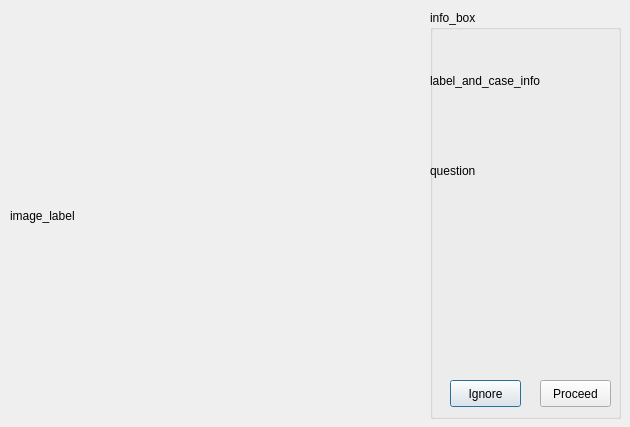
<?xml version="1.0" encoding="UTF-8"?>
<ui version="4.0">
 <class>Dialog</class>
 <widget class="QDialog" name="Dialog">
  <property name="geometry">
   <rect>
    <x>0</x>
    <y>0</y>
    <width>630</width>
    <height>427</height>
   </rect>
  </property>
  <property name="windowTitle">
   <string>Dialog</string>
  </property>
  <widget class="QLabel" name="image_label">
   <property name="geometry">
    <rect>
     <x>10</x>
     <y>20</y>
     <width>381</width>
     <height>391</height>
    </rect>
   </property>
   <property name="text">
    <string>image_label</string>
   </property>
  </widget>
  <widget class="QGroupBox" name="info_box">
   <property name="geometry">
    <rect>
     <x>430</x>
     <y>10</y>
     <width>191</width>
     <height>409</height>
    </rect>
   </property>
   <property name="title">
    <string>info_box</string>
   </property>
   <widget class="QLabel" name="label_and_case_info">
    <property name="geometry">
     <rect>
      <x>0</x>
      <y>30</y>
      <width>181</width>
      <height>81</height>
     </rect>
    </property>
    <property name="text">
     <string>label_and_case_info</string>
    </property>
    <property name="wordWrap">
     <bool>true</bool>
    </property>
   </widget>
   <widget class="QPushButton" name="btn_ignore">
    <property name="geometry">
     <rect>
      <x>20</x>
      <y>370</y>
      <width>71</width>
      <height>27</height>
     </rect>
    </property>
    <property name="text">
     <string>Ignore</string>
    </property>
   </widget>
   <widget class="QPushButton" name="btn_proceed">
    <property name="geometry">
     <rect>
      <x>110</x>
      <y>370</y>
      <width>71</width>
      <height>27</height>
     </rect>
    </property>
    <property name="text">
     <string>Proceed</string>
    </property>
   </widget>
   <widget class="QLabel" name="question">
    <property name="geometry">
     <rect>
      <x>0</x>
      <y>120</y>
      <width>181</width>
      <height>81</height>
     </rect>
    </property>
    <property name="text">
     <string>question</string>
    </property>
    <property name="wordWrap">
     <bool>true</bool>
    </property>
   </widget>
  </widget>
 </widget>
 <resources/>
 <connections/>
</ui>
